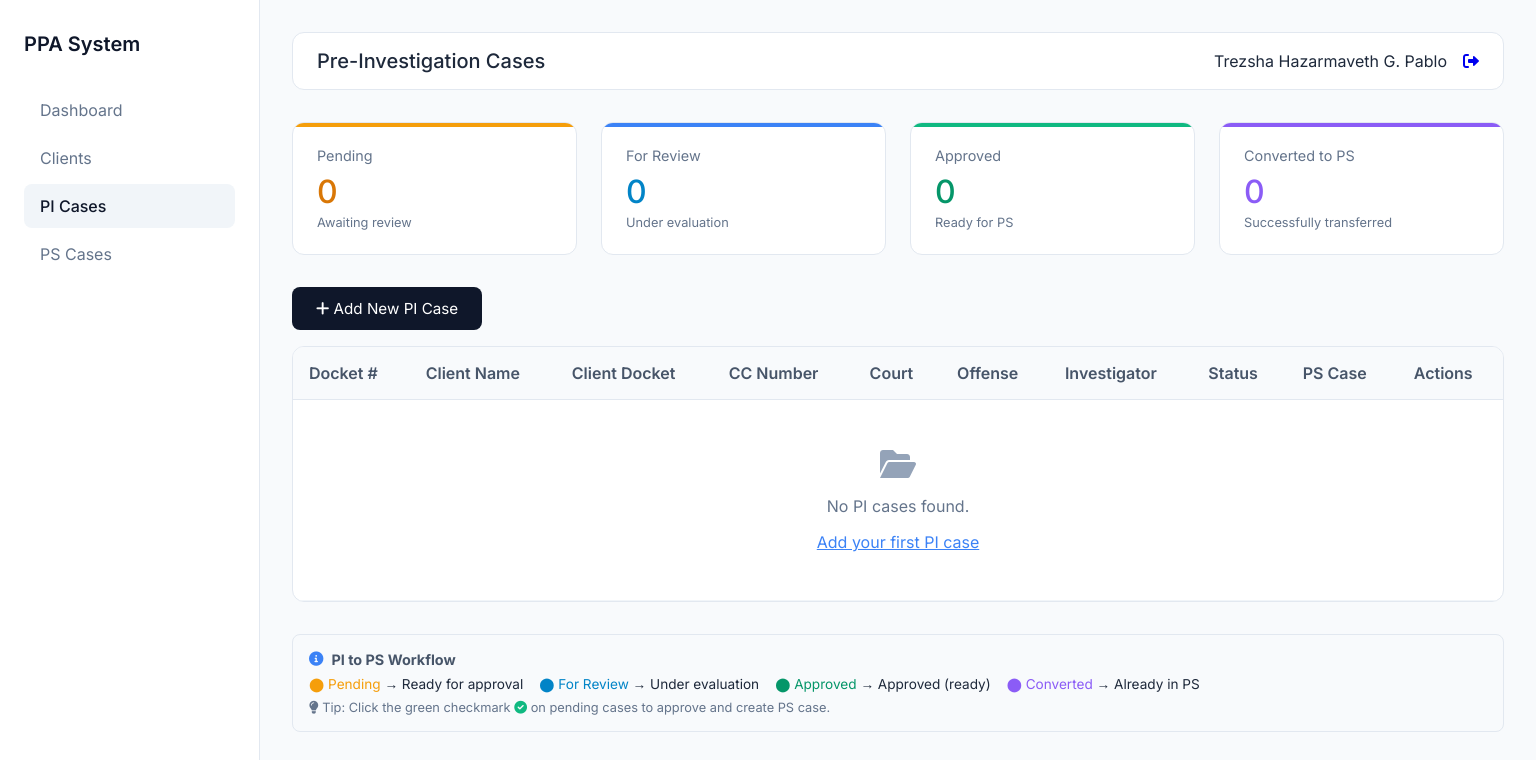
The app's page /pi_list.php (signed in), older data.
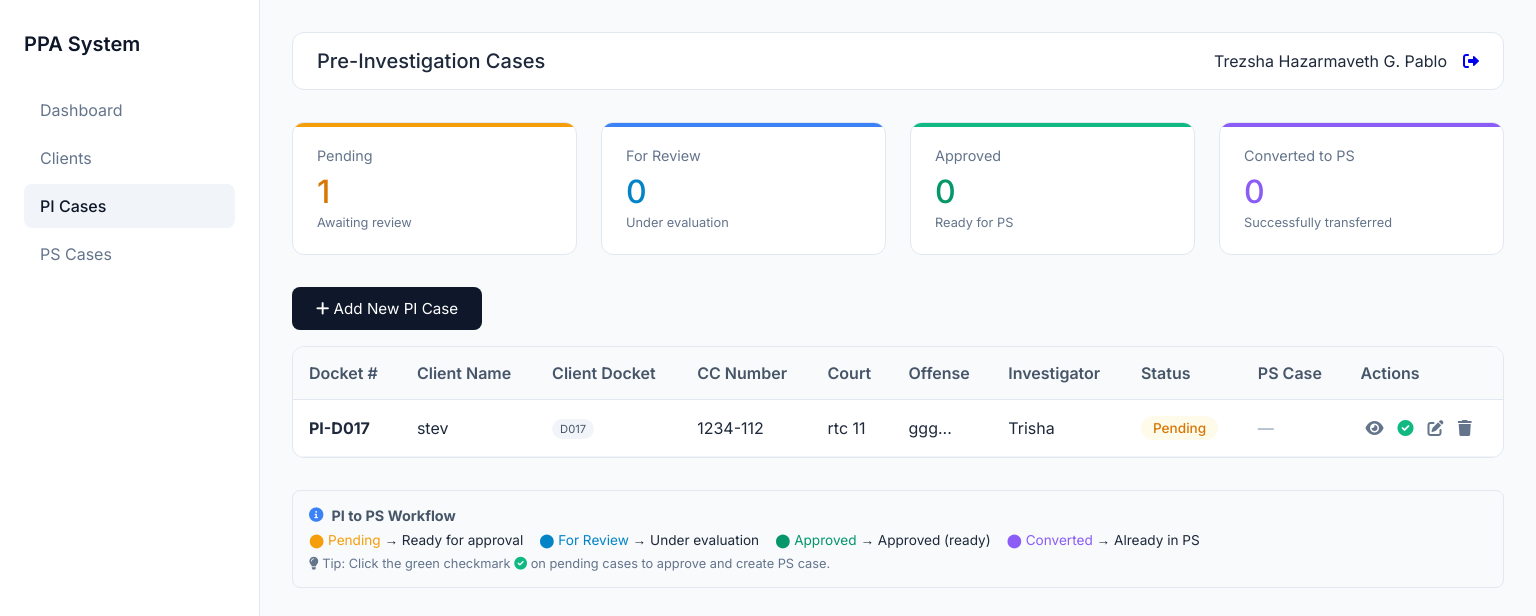
The same page, newer data.
### tables this page shows
CREATE TABLE `pre_investigation` (
  `id` int(11) NOT NULL,
  `docket_number` varchar(50) DEFAULT NULL,
  `name` varchar(255) NOT NULL,
  `cc_number` varchar(50) DEFAULT NULL,
  `court` varchar(255) DEFAULT NULL,
  `offense` text DEFAULT NULL,
  `sentence` text DEFAULT NULL,
  `address` text DEFAULT NULL,
  `investigator` varchar(255) DEFAULT NULL,
  `date_filed` date DEFAULT NULL,
  `status` enum('Pending','Approved','Rejected','For Review') DEFAULT 'Pending',
  `remarks` text DEFAULT NULL,
  `created_by` int(11) DEFAULT NULL,
  `created_at` timestamp NOT NULL DEFAULT current_timestamp(),
  `updated_at` timestamp NULL DEFAULT NULL ON UPDATE current_timestamp(),
  `client_id` int(11) DEFAULT NULL,
  `converted_to_ps` tinyint(4) DEFAULT 0
);

CREATE TABLE `clients` (
  `id` int(11) NOT NULL,
  `docket_number` varchar(50) DEFAULT NULL,
  `name` varchar(100) DEFAULT NULL,
  `cc_number` varchar(50) DEFAULT NULL,
  `court` varchar(100) DEFAULT NULL,
  `offense` varchar(100) DEFAULT NULL,
  `sentence` varchar(100) DEFAULT NULL,
  `address` text DEFAULT NULL,
  `status` varchar(50) DEFAULT NULL,
  `created_at` timestamp NOT NULL DEFAULT current_timestamp(),
  `start_date` date DEFAULT NULL,
  `end_date` date DEFAULT NULL,
  `payment` decimal(10,2) DEFAULT 0.00,
  `pi_case_id` int(11) DEFAULT NULL,
  `ps_case_id` int(11) DEFAULT NULL,
  `case_status` varchar(50) DEFAULT 'Pending'
);

### includes/permissions.php (called while the page is built, shortened)
<?php
function canEdit($user_role) {
    return ($user_role == 'main' || $user_role == 'admin');
}
?>

### pi_list.php (the view, shortened to what the changed rows need)
<?php
include 'config/database.php';
include 'includes/permissions.php';
$user_role = $_SESSION['role'] ?? 'staff';
$can_edit = canEdit($user_role);
$pi_cases = mysqli_query($conn, "
    SELECT pi.*, c.name as client_name, c.docket_number as client_docket,
           ps.id as ps_id, ps.docket_number as ps_docket
    FROM pre_investigation pi
    LEFT JOIN clients c ON pi.client_id = c.id
    LEFT JOIN probation_supervision ps ON pi.id = ps.source_pi_id
    ORDER BY
        CASE
            WHEN pi.status = 'Pending' THEN 1
            WHEN pi.status = 'For Review' THEN 2
            WHEN pi.status = 'Approved' THEN 3
            ELSE 4
        END, pi.created_at DESC
");
$pending = mysqli_fetch_assoc(mysqli_query($conn, "SELECT COUNT(*) as total FROM pre_investigation WHERE status='Pending'"))['total'];
?>
<!DOCTYPE html>
<html lang="en">
<head>
    <link rel="stylesheet" href="https://cdnjs.cloudflare.com/ajax/libs/font-awesome/6.0.0/css/all.min.css">
</head>
<body>
    <div class="app">
        <div class="main">
            <div class="top-bar">
                <h1 class="page-title">Pre-Investigation Cases</h1>
            </div>
            <div class="stats-grid">
                <div class="stat-card pending">
                    <div class="stat-label">Pending</div>
                    <div class="stat-value" style="color: #d97706;"><?php echo $pending; ?></div>
                    <div class="stat-note">Awaiting review</div>
                </div>
            </div>
            <div class="table-container">
                <table>
                    <thead>
                        <tr>
                            <th>Docket #</th>
                            <th>Client Name</th>
                            <th>Client Docket</th>
                            <th>CC Number</th>
                            <th>Court</th>
                            <th>Offense</th>
                            <th>Investigator</th>
                            <th>Status</th>
                            <th>PS Case</th>
                            <th>Actions</th>
                        </tr>
                    </thead>
                    <tbody>
                        <?php if(mysqli_num_rows($pi_cases) > 0): ?>
                            <?php while($row = mysqli_fetch_assoc($pi_cases)): ?>
                            <tr>
                                <td><strong><?php echo $row['docket_number']; ?></strong></td>
                                <td>
                                    <?php echo $row['client_name'] ?: $row['name']; ?>
                                </td>
                                <td>
                                    <?php if($row['client_docket']): ?>
                                        <span class="client-badge"><?php echo $row['client_docket']; ?></span>
                                    <?php else: ?>
                                        <span style="color: #94a3b8;">—</span>
                                    <?php endif; ?>
                                </td>
                                <td><?php echo $row['cc_number'] ?: '—'; ?></td>
                                <td><?php echo $row['court']; ?></td>
                                <td><?php echo substr($row['offense'], 0, 25); ?>...</td>
                                <td><?php echo $row['investigator']; ?></td>
                                <td>
                                    <span class="status-badge status-<?php echo str_replace(' ', '', $row['status']); ?>">
                                        <?php echo $row['status']; ?>
                                    </span>
                                </td>
                                <td>
                                    <?php if($row['ps_id']): ?>
                                        <span class="converted-badge">
                                            <i class="fas fa-check"></i> <?php echo $row['ps_docket']; ?>
                                        </span>
                                    <?php else: ?>
                                        <span style="color: #94a3b8;">—</span>
                                    <?php endif; ?>
                                </td>
                                <td>
                                    <a href="pi_view.php?id=<?php echo $row['id']; ?>" class="action-link" title="View">
                                        <i class="fas fa-eye"></i>
                                    </a>
                                    <?php if($can_edit): ?>
                                        <?php if($row['status'] == 'Pending' && $row['client_id'] && !$row['ps_id']): ?>
                                            <a href="?approve=<?php echo $row['id']; ?>" class="action-link approve" title="Approve to PS"
                                               onclick="return confirm('Approve this PI case and create PS case?\n\nClient: <?php echo addslashes($row['client_name'] ?: $row['name']); ?>\nDocket: <?php echo $row['docket_number']; ?>\n\nThis will create a new PS case.')">
                                                <i class="fas fa-check-circle"></i>
                                            </a>
                                        <?php endif; ?>
                                        <a href="pi_edit.php?id=<?php echo $row['id']; ?>" class="action-link" title="Edit">
                                            <i class="fas fa-edit"></i>
                                        </a>
                                        <?php if(!$row['ps_id']): ?>
                                        <a href="pi_delete.php?id=<?php echo $row['id']; ?>" class="action-link" title="Delete"
                                           onclick="return confirm('Are you sure you want to delete this case?')">
                                            <i class="fas fa-trash"></i>
                                        </a>
                                        <?php else: ?>
                                        <span class="action-link disabled" title="Cannot delete - already converted">
                                            <i class="fas fa-lock"></i>
                                        </span>
                                        <?php endif; ?>
                                    <?php else: ?>
                                        <span class="action-link disabled">
                                            <i class="fas fa-lock"></i>
                                        </span>
                                    <?php endif; ?>
                                </td>
                            </tr>
                            <?php endwhile; ?>
                        <?php else: ?>
                            <tr>
                                <td colspan="10" style="text-align: center; padding: 3rem;">
                                    <i class="fas fa-folder-open" style="font-size: 2rem; color: #94a3b8; margin-bottom: 1rem; display: block;"></i>
                                    <p style="color: #64748b;">No PI cases found.</p>
                                    <?php if($can_edit): ?>
                                    <a href="pi_add.php" style="display: inline-block; margin-top: 1rem; color: #3b82f6;">Add your first PI case</a>
                                    <?php endif; ?>
                                </td>
                            </tr>
                        <?php endif; ?>
                    </tbody>
                </table>
            </div>
        </div>
    </div>
</body>
</html>

Row changes from the older to the newer data that the page shows:
added pre_investigation: docket_number "PI-D017", client.name "stev", client.docket_number "D017", cc_number "1234-112", court "rtc 11", offense "ggg", investigator "Trisha", status "Pending"
Text that changed along with them:
$pending: "0" → "1"
text no longer shown: "No PI cases found. Add your first PI case"
